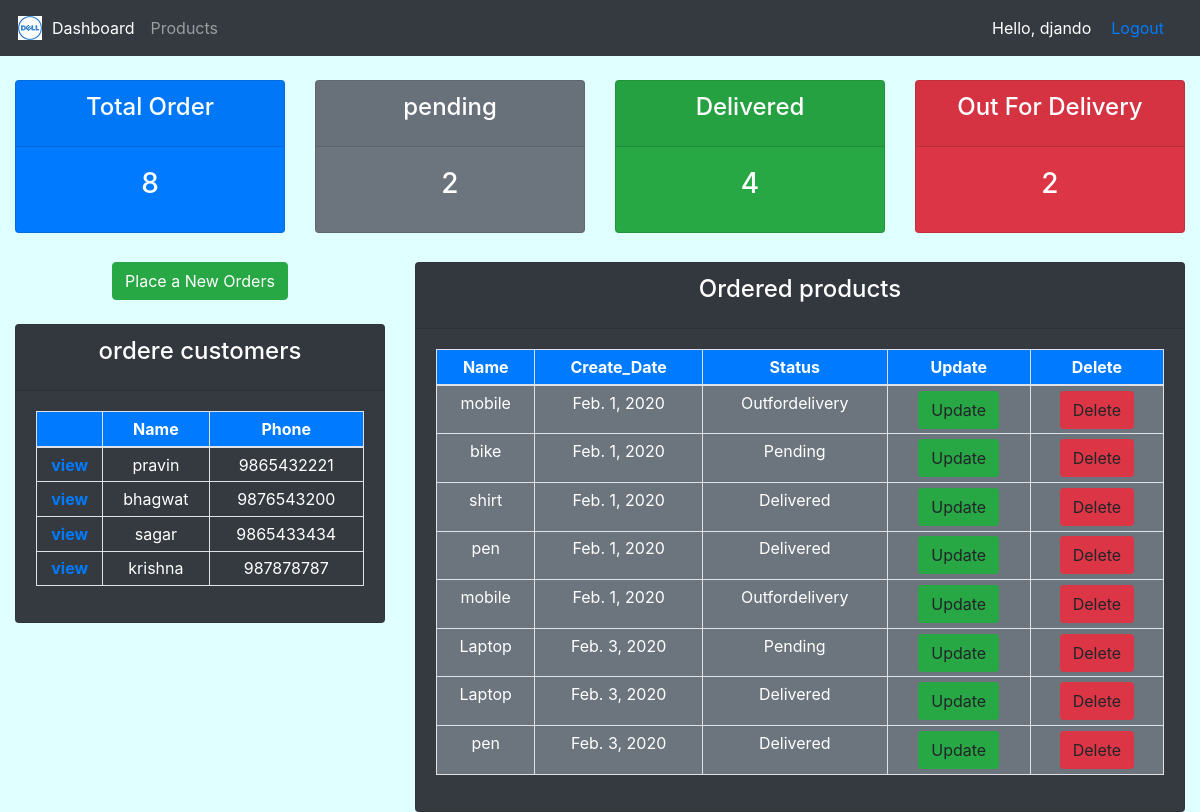
The app's page /home/ (signed in) with its own data.
### accounts/models.py (models this page shows, shortened)
class Customers(models.Model):
    user = models.OneToOneField(User, null=True, on_delete=models.CASCADE)
    name = models.CharField(max_length=100,null=True)
    email = models.EmailField(max_length=100,null=True)
    mobile = models.BigIntegerField(null=True)
    created_date = models.DateField(auto_now_add=True,null=True)

class Orders(models.Model):
    STATUS = (
        ('Delivered','Delivered'),
        ('Pending','Pending'),
        ('Outfordelivery','Outfordelivery')
    )
    customer = models.ForeignKey(Customers,on_delete=models.CASCADE)
    product = models.ForeignKey(Products,on_delete=models.CASCADE)
    status = models.CharField(max_length=100,choices=STATUS)
    created_date = models.DateField(auto_now_add=True,null=True)

class Products(models.Model):
    CATEGORY =(
        ('indore','indore'),
        ('outdore','outdore'),
        ('anywhere','anywhere')
    )
    name = models.CharField(max_length=100,null=True)
    price = models.FloatField(null=True)
    created_date = models.DateField(auto_now_add=True,null=True)
    description = models.CharField(max_length=100,null=True,blank=True)
    category = models.CharField(max_length=100,choices=CATEGORY,null=True)
    def __str__(self):
        return self.name

### accounts/decorator.py (the view)
    def wraper_func(request,*args,**kwargs):
        group = None
        if request.user.groups.exists():
            group =request.user.groups.all()[0].name
        if group=='customer':
            return redirect('user-page')
        if group=='admin':
            return view_func(request,*args,**kwargs)

### accounts/decorator.py (called while the page is built)
def admin_only(view_func):
    def wraper_func(request,*args,**kwargs):
        group = None
        if request.user.groups.exists():
            group =request.user.groups.all()[0].name
        if group=='customer':
            return redirect('user-page')
        if group=='admin':
            return view_func(request,*args,**kwargs)
    return wraper_func

### accounts/views.py (called while the page is built)
@login_required(login_url='login')
@admin_only
def home(request):
    customers = Customers.objects.all()
    products=Products.objects.all()
    orders=Orders.objects.all()
    total_order = len(orders)
    delivered =orders.filter(status='Delivered').count()
    pending= orders.filter(status='Pending').count()
    outfordelivery= orders.filter(status='Outfordelivery').count()
    context = {'customers': customers,'products':products,'orders':orders,
               'total_order':total_order,
               'delivered':delivered,
               'pending':pending,
               'outfordelivery':outfordelivery
               }
    return render(request,'crmaccounts/dashboard.html',context)

### templates/crmaccounts/dashboard.html (shortened to what this page needs)
{%  extends 'crmaccounts/base.html' %}
{% block content %}
    <br>
    {% include 'crmaccounts/status.html' %}
    <br>
    <div class="container-fluid" style="margin-top: 5px;">
    <div class="row">
    <div class="col-md-4">
    <center>
        <a href="{% url 'create_order' %}" class="btn btn-success">  Place a New Orders</a>
    </center><br>
        <div class="card text-white text-center bg-dark">
            <div class="card-header">
            <h4 class="card-title">ordere customers</h4>
    </div>
        <div class="card-body">
        <table class="table table-bordered table-sm text-center text-white">
            <thead class="bg-primary">
            <tr>
                <th></th>
                <th>Name</th>
                <th>Phone</th>
            </tr>
            </thead>
            <tbody >
            {% for customer in customers %}
                <tr>
                    <th><a href="{% url 'customer' customer.id %}">view</a></th>
                <td>{{ customer.name }}</td>
                <td>{{ customer.mobile }}</td>
                </tr>
            {% endfor %}
            </tbody>
        </table>
    </div>
        </div>
    </div>
        <div class="col-md-8">
            <div class="card text-white bg-dark text-center">
                <div class="card-header">
                    <h4 class="card-title "> Ordered products </h4>
                </div>
                <div class="card-body">
                    <table class="table table-bordered table-sm text-center table-hover text-white">
                        <tr class="bg-primary">
                            <th>Name</th>
                            <th>Create_Date</th>
                            <th>Status</th>
                            <th>Update</th>
                            <th>Delete</th>
                        </tr>
                        <tbody class="bg-secondary ">
                        {% for order in orders %}
                            <tr>
                            <td> {{ order.product }}</td>
                            <td> {{ order.created_date }}</td>
                            <td> {{ order.status }}</td>
                            <td><a href="{% url 'update_order' order.id %}" class="bg-success btn">Update</a></td>
                            <td><a href="{% url 'delete_order' order.id %}" class="bg-danger btn">Delete</a></td>
                            </tr>
                        {% endfor %}
                        </tbody>
                    </table>
                </div>
            </div>
        </div>
    </div>
    </div>
{% endblock %}

### templates/crmaccounts/base.html (shortened to what this page needs)
<!DOCTYPE html>
<html lang="en">
<head>
  <link rel="stylesheet" href="https://maxcdn.bootstrapcdn.com/bootstrap/4.4.1/css/bootstrap.min.css">
</head>
<body>
{% include 'crmaccounts/navbar.html' %}
{%  block content %}
{% endblock %}
</body>
</html>

### templates/crmaccounts/navbar.html (shortened to what this page needs)
{% load static %}
<!DOCTYPE html>
<html lang="en">
<head>
  <link rel="stylesheet" href="https://maxcdn.bootstrapcdn.com/bootstrap/4.4.1/css/bootstrap.min.css">
</head>
<body>
{% block content %}
    <nav class="navbar navbar-expand-lg navbar-dark bg-dark">
    <img src="{%  static 'images/bag - Copy.png' %}" style="margin: 2px;">
  <div class="collapse navbar-collapse" id="navbarNav">
    <ul class="navbar-nav">
        {% if request.user.is_staff %}
      <li class="nav-item active">
        <a class="nav-link" href="{% url 'home' %}">Dashboard <span class="sr-only">(current)</span></a>
      </li>
      <li class="nav-item">
        <a class="nav-link" href="{% url 'product' %}">Products</a>
      </li>
        {% endif %}
    </ul>
  </div>
    <span id="s1">Hello, {{ request.user }}</span>
        <span id="s1"><a href="{% url 'logout' %}">Logout</a></span>
</nav>
{% endblock %}
</body>
</html>

### templates/crmaccounts/status.html (shortened to what this page needs)
<!DOCTYPE html>
<html lang="en">
<head>
</head>
<body>
 <div class="container-fluid">
     <div class="row">
         <div class="col-md">
             <div class="card bg-primary text-white text-center">
                 <div class="card-header">
                     <h4 class="card-title">Total Order</h4>
                 </div>
                 <div class="card-body">
                     <h3 class="card-title">{{ total_order }}</h3>
                 </div>
                 </div>
             </div>
              <div class="col-md">
              <div class="card bg-secondary text-white text-center">
                 <div class="card-header"><h4 class="card-title">pending</h4>
                 </div>
                 <div class="card-body">
                     <h3 class="card-title">{{ pending }}</h3>
                 </div>
                 </div>
             </div>
                 <div class="col-md">
              <div class="card bg-success text-white text-center">
                 <div class="card-header"><h4 class="card-title">Delivered</h4>
                 </div>
                 <div class="card-body">
                     <h3 class="card-title">{{ delivered }}</h3>
                 </div>
                 </div>
             </div>
                     <div class="col-md">
              <div class="card bg-danger text-white text-center">
                 <div class="card-header"><h4 class="card-title">Out For Delivery</h4>
                 </div>
                 <div class="card-body">
                     <h3 class="card-title">{{ outfordelivery }}</h3>
                 </div>
                 </div>
             </div>
         </div>
     </div>
</body>
</html>

### templates/crmaccounts/navbar.html (style rules this page uses)
#s1 { margin-right: 20px; color: white; }

### templates/crmaccounts/dashboard.html (style rules this page uses)
body { background-color: lightcyan; }

### records on screen
Customers: name "pravin", mobile "9865432221"
Customers: name "bhagwat", mobile "9876543200"
Customers: name "sagar", mobile "9865433434"
Customers: name "krishna", mobile "987878787"
Orders: product "mobile", created_date "Feb. 1, 2020", status "Outfordelivery"
Orders: product "bike", created_date "Feb. 1, 2020", status "Pending"
Orders: product "shirt", created_date "Feb. 1, 2020", status "Delivered"
Orders: product "pen", created_date "Feb. 1, 2020", status "Delivered"
Orders: product "mobile", created_date "Feb. 1, 2020", status "Outfordelivery"
Orders: product "Laptop", created_date "Feb. 3, 2020", status "Pending"
Orders: product "Laptop", created_date "Feb. 3, 2020", status "Delivered"
Orders: product "pen", created_date "Feb. 3, 2020", status "Delivered"

### other values on screen
{{ request.user }} "djando"
{{ total_order }} "8"
{{ pending }} "2"
{{ delivered }} "4"
{{ outfordelivery }} "2"
